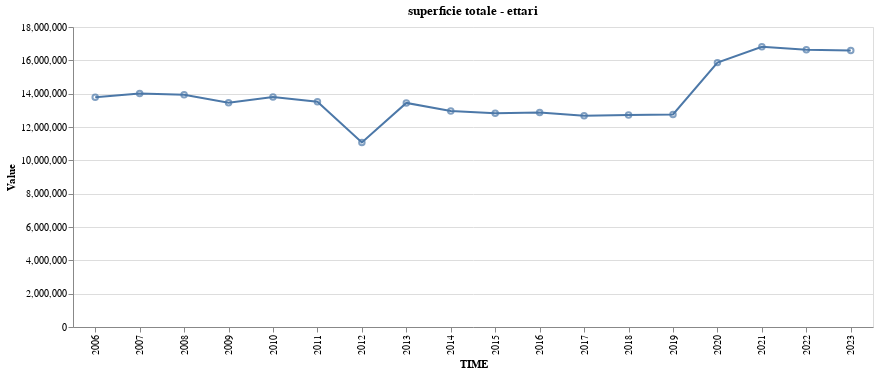

Notebook code for this chart:
### Code cell
base = alt.Chart(attributo_1_df).encode(
    y='Value:Q',
    x='TIME:N',
    tooltip = ['TIME:N', 'Value:Q']
    #color = 'Value:Q',
    #size = 'Value:Q'
    #color=alt.Color(field='Value', type='quantitative',  bin=alt.BinParams(maxbins=5)),
    #size=alt.Size(field='Value', type='quantitative',  bin=alt.BinParams(maxbins=5))
).properties(title=attributo_1, width = 800)
base.mark_line() + base.mark_point()

### Figure 1 — Vega-Lite specification as saved in the notebook (floating-point values rounded to 4 significant figures)
{"config": {"view": {"continuousWidth": 300, "continuousHeight": 300}}, "layer": [{"mark": {"type": "line"}, "encoding": {"tooltip": [{"field": "TIME", "type": "nominal"}, {"field": "Value", "type": "quantitative"}], "x": {"field": "TIME", "type": "nominal"}, "y": {"field": "Value", "type": "quantitative"}}, "title": "superficie totale - ettari"}, {"mark": {"type": "point"}, "encoding": {"tooltip": [{"field": "TIME", "type": "nominal"}, {"field": "Value", "type": "quantitative"}], "x": {"field": "TIME", "type": "nominal"}, "y": {"field": "Value", "type": "quantitative"}}, "title": "superficie totale - ettari"}], "data": {"name": "data-86c7e8365b2887ce26818a137e98a2a0"}, "width": 800, "$schema": "https://vega.github.io/schema/vega-lite/v5.15.1.json", "datasets": {"data-86c7e8365b2887ce26818a137e98a2a0": [{"Tipo dato": "superficie totale - ettari", "TIME": 2006, "Value": 13780000.0}, {"Tipo dato": "superficie totale - ettari", "TIME": 2007, "Value": 14010000.0}, {"Tipo dato": "superficie totale - ettari", "TIME": 2008, "Value": 13940000.0}, {"Tipo dato": "superficie totale - ettari", "TIME": 2009, "Value": 13450000.0}, {"Tipo dato": "superficie totale - ettari", "TIME": 2010, "Value": 13810000.0}, {"Tipo dato": "superficie totale - ettari", "TIME": 2011, "Value": 13510000.0}, {"Tipo dato": "superficie totale - ettari", "TIME": 2012, "Value": 11070000.0}, {"Tipo dato": "superficie totale - ettari", "TIME": 2013, "Value": 13440000.0}, {"Tipo dato": "superficie totale - ettari", "TIME": 2014, "Value": 12960000.0}, {"Tipo dato": "superficie totale - ettari", "TIME": 2015, "Value": 12820000.0}, {"Tipo dato": "superficie totale - ettari", "TIME": 2016, "Value": 12870000.0}, {"Tipo dato": "superficie totale - ettari", "TIME": 2017, "Value": 12680000.0}, {"Tipo dato": "superficie totale - ettari", "TIME": 2018, "Value": 12720000.0}, {"Tipo dato": "superficie totale - ettari", "TIME": 2019, "Value": 12750000.0}, {"Tipo dato": "superficie totale - ettari", "TIME": 2020, "Value": 15860000.0}, {"Tipo dato": "superficie totale - ettari", "TIME": 2021, "Value": 16810000.0}, {"Tipo dato": "superficie totale - ettari", "TIME": 2022, "Value": 16640000.0}, {"Tipo dato": "superficie totale - ettari", "TIME": 2023, "Value": 16590000.0}]}}
